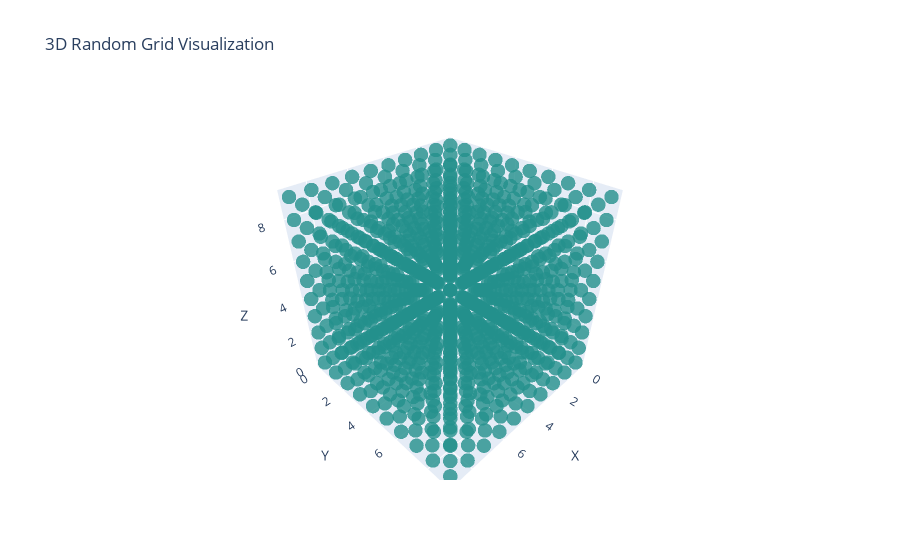

Notebook source saved alongside this figure:
### Markdown cell above
## Creating a plot to visualize the grid

### Code cell
grid_np = grid.cpu().numpy()

x, y, z = np.indices(grid_np.shape)
values = grid_np.flatten()

fig = go.Figure(
    data=go.Scatter3d(
        x=x.flatten(),
        y=y.flatten(),
        z=z.flatten(),
        mode="markers",
        marker=dict(size=5, color=values, colorscale="Viridis", opacity=0.8),
    )
)

fig.update_layout(
    title="3D Random Grid Visualization",
    scene=dict(xaxis_title="X", yaxis_title="Y", zaxis_title="Z"),
)

fig.show()

### Figure 1 — Plotly figure (JSON) as saved in the notebook; plotly's stock layout.template omitted (floating-point values rounded to 4 significant figures; data arrays with more than 128 entries replaced by an {"elided": "..."} marker saying what was removed)
{"data": [{"marker": {"color": {"elided": "1000 int values"}, "colorscale": [[0, "#440154"], [0.1111, "#482878"], [0.2222, "#3e4989"], [0.3333, "#31688e"], [0.4444, "#26828e"], [0.5556, "#1f9e89"], [0.6667, "#35b779"], [0.7778, "#6ece58"], [0.8889, "#b5de2b"], [1, "#fde725"]], "opacity": 0.8, "size": 5}, "mode": "markers", "type": "scatter3d", "x": {"elided": "1000 int values"}, "y": {"elided": "1000 int values"}, "z": {"elided": "1000 int values"}}], "layout": {"scene": {"xaxis": {"title": {"text": "X"}}, "yaxis": {"title": {"text": "Y"}}, "zaxis": {"title": {"text": "Z"}}}, "title": {"text": "3D Random Grid Visualization"}}}
